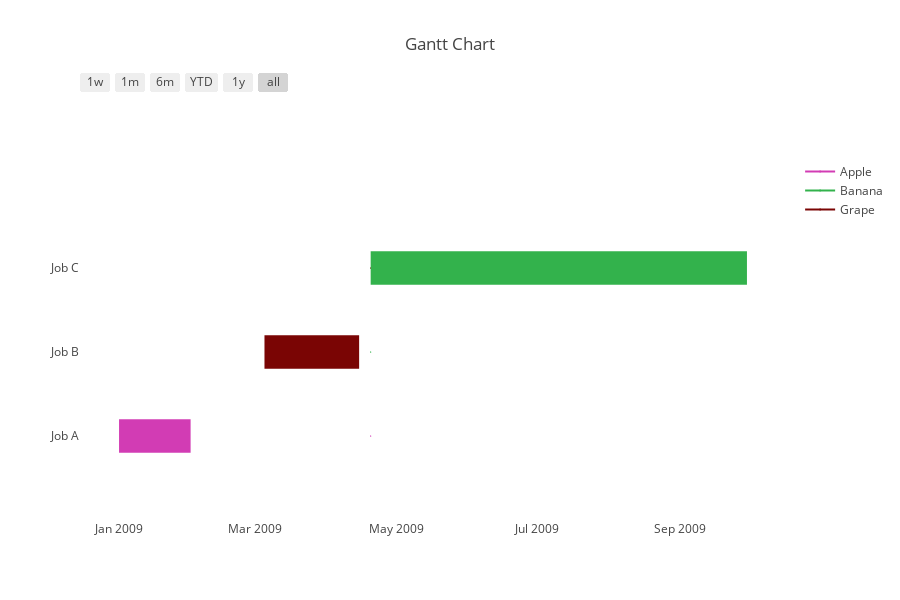

Notebook code cell kept with this figure:
### Markdown cell above
# Index by String Variable

### Code cell
import plotly.figure_factory as ff

df = [dict(Task="Job A", Start='2009-01-01', Finish='2009-02-01', Resource='Apple'),
      dict(Task="Job B", Start='2009-03-05', Finish='2009-04-15', Resource='Grape'),
      dict(Task="Job C", Start='2009-04-20', Finish='2009-09-30', Resource='Banana')]

colors = ['#7a0504', (0.2, 0.7, 0.3), 'rgb(210, 60, 180)']

fig = ff.create_gantt(df, colors=colors, index_col='Resource', reverse_colors=True, show_colorbar=True)
pyo.iplot(fig, filename='gantt-string-variable')

### Figure 1 — Plotly figure (JSON) as saved in the notebook; plotly's stock layout.template omitted (floating-point values rounded to 4 significant figures)
{"data": [{"marker": {"color": "white"}, "name": "", "type": "scatter", "uid": "56c23969-f2d8-4381-974a-0eafc3f016dd", "x": ["2009-01-01", "2009-02-01"], "y": [0, 0]}, {"marker": {"color": "white"}, "name": "", "type": "scatter", "uid": "3f72d05e-9030-4526-a3e2-8c39186adf52", "x": ["2009-03-05", "2009-04-15"], "y": [1, 1]}, {"marker": {"color": "white"}, "name": "", "type": "scatter", "uid": "4666e43d-64fd-41d4-8f1e-176adf5ffd8c", "x": ["2009-04-20", "2009-09-30"], "y": [2, 2]}, {"hoverinfo": "none", "marker": {"color": "rgb(210, 60, 180)", "size": 1}, "name": "Apple", "showlegend": true, "type": "scatter", "uid": "40827a40-4b9d-4484-a5c5-5f64e03d5899", "x": ["2009-04-20", "2009-04-20"], "y": [0, 0]}, {"hoverinfo": "none", "marker": {"color": "rgb(51, 178, 76)", "size": 1}, "name": "Banana", "showlegend": true, "type": "scatter", "uid": "bb83fd21-de82-437f-b6d0-aa9aa7f6802b", "x": ["2009-04-20", "2009-04-20"], "y": [1, 1]}, {"hoverinfo": "none", "marker": {"color": "rgb(122, 5, 4)", "size": 1}, "name": "Grape", "showlegend": true, "type": "scatter", "uid": "5f3369ef-cbb6-4afa-af57-745c06ed6d7b", "x": ["2009-04-20", "2009-04-20"], "y": [2, 2]}], "layout": {"height": 600, "hovermode": "closest", "shapes": [{"fillcolor": "rgb(210, 60, 180)", "line": {"width": 0}, "opacity": 1, "type": "rect", "x0": "2009-01-01", "x1": "2009-02-01", "xref": "x", "y0": -0.2, "y1": 0.2, "yref": "y"}, {"fillcolor": "rgb(122, 5, 4)", "line": {"width": 0}, "opacity": 1, "type": "rect", "x0": "2009-03-05", "x1": "2009-04-15", "xref": "x", "y0": 0.8, "y1": 1.2, "yref": "y"}, {"fillcolor": "rgb(51, 178, 76)", "line": {"width": 0}, "opacity": 1, "type": "rect", "x0": "2009-04-20", "x1": "2009-09-30", "xref": "x", "y0": 1.8, "y1": 2.2, "yref": "y"}], "showlegend": true, "title": {"text": "Gantt Chart"}, "width": 900, "xaxis": {"rangeselector": {"buttons": [{"count": 7, "label": "1w", "step": "day", "stepmode": "backward"}, {"count": 1, "label": "1m", "step": "month", "stepmode": "backward"}, {"count": 6, "label": "6m", "step": "month", "stepmode": "backward"}, {"count": 1, "label": "YTD", "step": "year", "stepmode": "todate"}, {"count": 1, "label": "1y", "step": "year", "stepmode": "backward"}, {"step": "all"}]}, "showgrid": false, "type": "date", "zeroline": false}, "yaxis": {"autorange": false, "range": [-1, 4], "showgrid": false, "ticktext": ["Job A", "Job B", "Job C"], "tickvals": [0, 1, 2], "zeroline": false}}}
